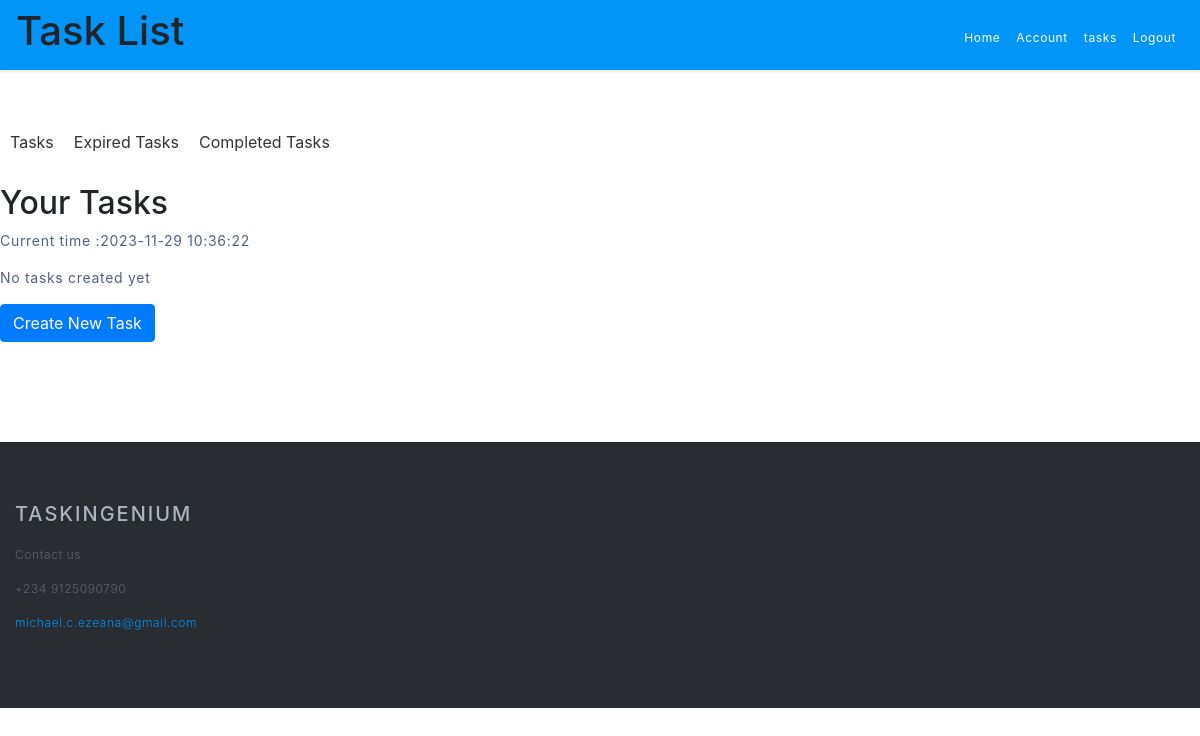
/tasks (signed in), run on an earlier commit of the app's database.
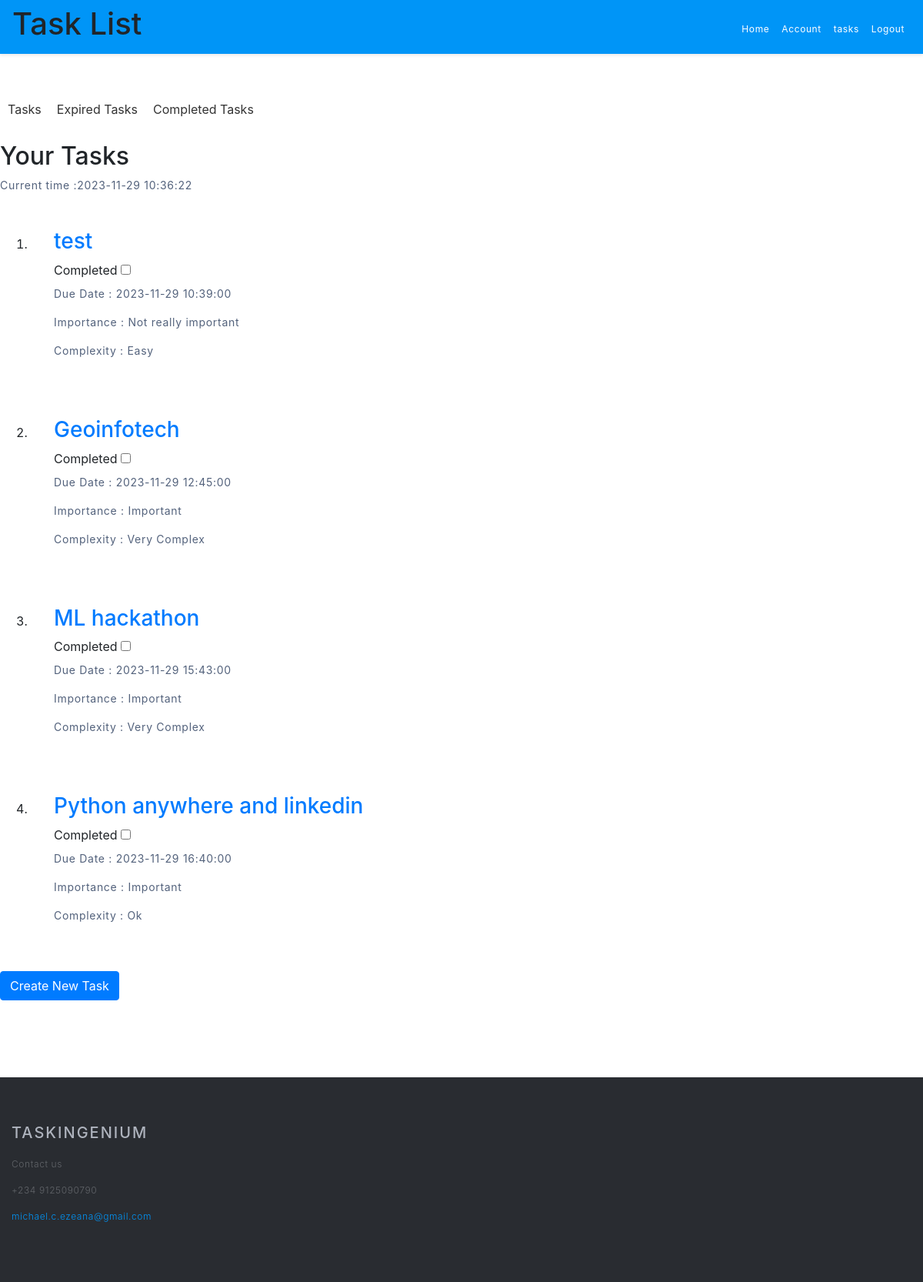
And on a later commit of the database.
### TaskApp/models.py (models this page shows, shortened)
class Task(db.Model):
    task_id = db.Column(db.Integer, primary_key=True)
    title = db.Column(db.String(100), nullable=False)
    date_posted = db.Column(db.DateTime, nullable=False, default=datetime.datetime.now())
    due_date=db.Column(db.DateTime, nullable=False)
    description = db.Column(db.Text, nullable=False)
    importance=db.Column(db.String, nullable=False)
    complexity=db.Column(db.String, nullable=False)
    task_secret=db.Column(db.String(20), nullable=False)
    completed = db.Column(db.Boolean, default=False)
    user_id = db.Column(db.Integer, db.ForeignKey('user.id'), nullable=False)

### TaskApp/tasks/routes.py (the view)
@tasks.route("/tasks")
@login_required
def task_list():
    tasks = Task.query.filter_by(user_id=current_user.id)
    tasks=tasks.filter(Task.due_date > datetime.now() ).filter( Task.completed == False).order_by(Task.due_date).all()
    formatted_tasks = [{'title': task.title,
                        'due_date': task.due_date,
                        "task_secret":task.task_secret,
                        "importance": task.importance,
                        'complexity':task.complexity
                        } for task in tasks]
    return render_template("tasks.html", tasks=formatted_tasks, title="Task List")

### TaskApp/models.py (called while the page is built)
@login_manager.user_loader
def load_user(user_id):
    return User.query.get(int(user_id))

### TaskApp/templates/tasks.html (shortened to what this page needs)
{% extends "layout.html" %}
{% block content %}
<div class="content-section">
    <div class="navigation">
        <a href="/tasks" onclick="showTasks()"> Tasks</a>
        <a href="/tasks/expired" onclick="showExpiredTasks()">Expired Tasks</a>
        <a href="/tasks/completed" onclick="showCompletedTasks()">Completed Tasks</a>
    </div>
        <h2>Your Tasks</h2>
        <p>Current time :<span id="datetime"></span> </p>
        {% if tasks==[] %}
        <p>No tasks created yet</p>
        <a href="{{ url_for('tasks.create_task') }}" class="btn btn-primary">Create New Task</a>
        {% else %}
        <ol>
            {% for task in tasks %}
            <li>
                <article class="tasklist">
                    <div id="taskContainer">
                        <h3><a href="{{ url_for('tasks.task', task_secret=task.task_secret) }}" class="task-title">{{ task.title }}</a></h3>
                        <label>Completed
                            <input type="checkbox" class="checkbox" data-task-secret="{{ task.task_secret }}">
                        </label>
                            <p class="task-due_date"> Due Date : {{ task.due_date }}</p>
                            <p class="task-importance">Importance : {{ task.importance }}</p>
                            <p class="task-complexity">Complexity : {{ task.complexity }}</p>
                    </div>
                </article>
            </li>
            {% endfor %}
        </ol>
        <a href="{{ url_for('tasks.create_task') }}" class="btn btn-primary">Create New Task</a>
        {% endif %}
</div>
{% endblock content %}

### TaskApp/templates/layout.html (shortened to what this page needs)
<!DOCTYPE html>
<html lang="en">
    <head>
        <link rel="stylesheet" href="{{ url_for('static', filename='css/main.css') }}">
        <link rel="stylesheet" href="https://maxcdn.bootstrapcdn.com/bootstrap/4.0.0/css/bootstrap.min.css">
        <nav class="navbar navbar-default navbar-expand-lg fixed-top custom-navbar">
            <h1> {{ title }} </h1>
            <ul class="navbar-nav ml-auto nav-right" data-easing="easeInOutExpo" data-speed="1250" data-offset="65">
                {% if current_user.is_authenticated %}
                <li class="nav-item nav-custom-link">
                  <a class="nav-link" href="{{ url_for('main.home')}}">Home </a>
                </li>
                <li class="nav-item nav-custom-link">
                  <a class="nav-link" href="{{ url_for('users.account')}}">Account </a>
                </li>
                <li class="nav-item nav-custom-link">
                  <a class="nav-link" href="{{ url_for('tasks.task_list')}}">tasks</a>
                </li>
                <li class="nav-item nav-custom-link">
                  <a class="nav-link" href="{{ url_for('users.logout')}}">Logout </a>
                </li>
                {% endif %}
                </ul>
          </nav>
    </head>
    <body>
            <section>
                {% block content %}{% endblock %}
            </section>
            <footer>
                <div class="col-md-3">
                  <h5>TaskIngenium</h5>
                  <p>Contact us</p>
                  <p>+234 9125090790</p>
                  <p><a href="michael.c.ezeana@gmail.com" class="external-links">michael.c.ezeana@gmail.com</a></p>
                </div>
          </footer>
    </body>
</html>

### TaskApp/static/css/main.css (style rules this page uses)
body { font-family: 'Roboto', sans-serif; color: #3a3f52; }
h1 { color: #ffffff; }
h2 { font-size: 44px; font-weight: 700; }
h3 { font-size: 24px; font-weight: 500; margin-bottom: 25px; }
h5 { font-size: 16px; }
p { font-size: 14px; font-weight: 400; letter-spacing: .05em; color: #53627C; }
ul { list-style-type: none; padding-left: 0px; }
section { padding: 100px 0px; }
.custom-navbar { background-color: #0095f7!important; box-shadow: 0 2px 4px 0 rgba(0,0,0,.09); height: 70px; max-height: 70px; }
.nav-custom-link { font-size: 12px; font-weight: 400; letter-spacing: .05em; margin-top: 5px; }
.navbar a { color: #ffffff !important; }
.nav-right { float: right; }
footer { background-color: #292c31; padding: 60px 0; color: #62656a; }
footer h5 { color: #aeb3bd; text-transform: uppercase; letter-spacing: .1em; margin-bottom: 20px; }
footer p { font-size: 12px; font-weight: 300; color: #62656a; text-align: justify; padding: 0px; }
.external-links { color: #0095f7; }
.navigation { display: flex; justify-self: space-around; margin: 20px 0; }
.navigation a { text-decoration: none; color: #333; padding: 10px; border-radius: 5px; }
.checkbox { cursor: pointer; }
.tasklist { padding: 30px; }

What changed in the data, as far as the page shows it:
added Task: title "test", due_date "2023-11-29 10:39:00", importance "Not really important", complexity "Easy"
added Task: title "Geoinfotech", due_date "2023-11-29 12:45:00", importance "Important", complexity "Very Complex"
added Task: title "ML hackathon", due_date "2023-11-29 15:43:00", importance "Important", complexity "Very Complex"
added Task: title "Python anywhere and linkedin", due_date "2023-11-29 16:40:00", importance "Important", complexity "Ok"
Also different on the page:
text no longer shown: "No tasks created yet"
